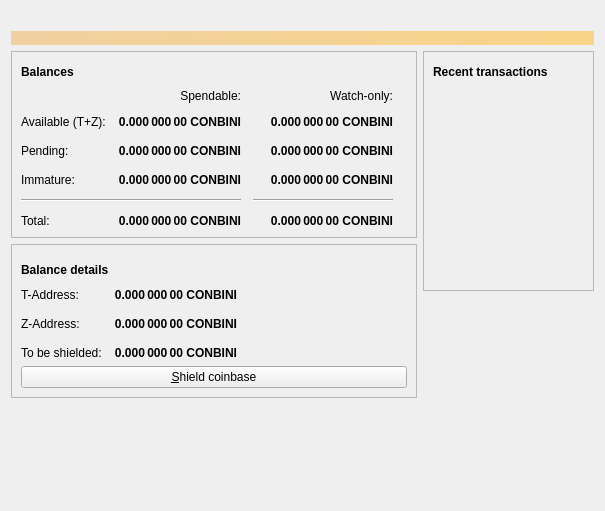
<?xml version="1.0" encoding="UTF-8"?>
<ui version="4.0">
 <class>OverviewPage</class>
 <widget class="QWidget" name="OverviewPage">
  <property name="geometry">
   <rect>
    <x>0</x>
    <y>0</y>
    <width>605</width>
    <height>511</height>
   </rect>
  </property>
  <property name="windowTitle">
   <string>Form</string>
  </property>
  <layout class="QVBoxLayout" name="topLayout">
   <item>
    <widget class="QLabel" name="labelLogo">
     <property name="text">
      <string/>
     </property>
     <property name="pixmap">
      <pixmap resource="../bitcoin.qrc">:/images/logo</pixmap>
     </property>
     <property name="margin">
      <number>10</number>
     </property>
    </widget>
   </item>
   <item>
    <widget class="QLabel" name="labelAlerts">
     <property name="visible">
      <bool>true</bool>
     </property>
     <property name="styleSheet">
      <string notr="true">QLabel { background-color: qlineargradient(x1: 0, y1: 0, x2: 1, y2: 0, stop:0 #F0D0A0, stop:1 #F8D488); color:#000000; }</string>
     </property>
     <property name="wordWrap">
      <bool>true</bool>
     </property>
     <property name="margin">
      <number>3</number>
     </property>
     <property name="textInteractionFlags">
      <set>Qt::TextSelectableByMouse</set>
     </property>
    </widget>
   </item>
   <item>
    <layout class="QHBoxLayout" name="horizontalLayout" stretch="0,1">
     <item>
      <layout class="QVBoxLayout" name="verticalLayout_2">
       <item>
        <widget class="QFrame" name="frame">
         <property name="frameShape">
          <enum>QFrame::StyledPanel</enum>
         </property>
         <property name="frameShadow">
          <enum>QFrame::Raised</enum>
         </property>
         <layout class="QVBoxLayout" name="verticalLayout_4">
          <item>
           <layout class="QHBoxLayout" name="horizontalLayout_4">
            <item>
             <widget class="QLabel" name="label_5">
              <property name="font">
               <font>
                <weight>75</weight>
                <bold>true</bold>
               </font>
              </property>
              <property name="text">
               <string>Balances</string>
              </property>
             </widget>
            </item>
            <item>
             <widget class="QPushButton" name="labelWalletStatus">
              <property name="enabled">
               <bool>true</bool>
              </property>
              <property name="maximumSize">
               <size>
                <width>30</width>
                <height>16777215</height>
               </size>
              </property>
              <property name="toolTip">
               <string>The displayed information may be out of date. Your wallet automatically synchronizes with the ConbiniCoin network after a connection is established, but this process has not completed yet.</string>
              </property>
              <property name="text">
               <string/>
              </property>
              <property name="icon">
               <iconset resource="../bitcoin.qrc">
                <normaloff>:/images/warning</normaloff>
                <normalon>:/images/warning</normalon>
                <disabledoff>:/images/warning</disabledoff>:/images/warning</iconset>
              </property>
              <property name="iconSize">
               <size>
                <width>24</width>
                <height>24</height>
               </size>
              </property>
              <property name="flat">
               <bool>true</bool>
              </property>
             </widget>
            </item>
            <item>
             <spacer name="horizontalSpacer_3">
              <property name="orientation">
               <enum>Qt::Horizontal</enum>
              </property>
              <property name="sizeHint" stdset="0">
               <size>
                <width>40</width>
                <height>20</height>
               </size>
              </property>
             </spacer>
            </item>
           </layout>
          </item>
          <item>
           <layout class="QGridLayout" name="gridLayout">
            <property name="spacing">
             <number>12</number>
            </property>
            <item row="2" column="2">
             <widget class="QLabel" name="labelWatchPending">
              <property name="font">
               <font>
                <weight>75</weight>
                <bold>true</bold>
               </font>
              </property>
              <property name="cursor">
               <cursorShape>IBeamCursor</cursorShape>
              </property>
              <property name="toolTip">
               <string>Unconfirmed transactions to watch-only addresses</string>
              </property>
              <property name="text">
               <string notr="true">0.000 000 00 CONBINI</string>
              </property>
              <property name="alignment">
               <set>Qt::AlignRight|Qt::AlignTrailing|Qt::AlignVCenter</set>
              </property>
              <property name="textInteractionFlags">
               <set>Qt::LinksAccessibleByMouse|Qt::TextSelectableByKeyboard|Qt::TextSelectableByMouse</set>
              </property>
             </widget>
            </item>
            <item row="2" column="1">
             <widget class="QLabel" name="labelUnconfirmed">
              <property name="font">
               <font>
                <weight>75</weight>
                <bold>true</bold>
               </font>
              </property>
              <property name="cursor">
               <cursorShape>IBeamCursor</cursorShape>
              </property>
              <property name="toolTip">
               <string>Total of transactions that have yet to be confirmed, and do not yet count toward the spendable balance</string>
              </property>
              <property name="text">
               <string notr="true">0.000 000 00 CONBINI</string>
              </property>
              <property name="alignment">
               <set>Qt::AlignRight|Qt::AlignTrailing|Qt::AlignVCenter</set>
              </property>
              <property name="textInteractionFlags">
               <set>Qt::LinksAccessibleByMouse|Qt::TextSelectableByKeyboard|Qt::TextSelectableByMouse</set>
              </property>
             </widget>
            </item>
            <item row="3" column="2">
             <widget class="QLabel" name="labelWatchImmature">
              <property name="font">
               <font>
                <weight>75</weight>
                <bold>true</bold>
               </font>
              </property>
              <property name="cursor">
               <cursorShape>IBeamCursor</cursorShape>
              </property>
              <property name="toolTip">
               <string>Mined balance in watch-only addresses that has not yet matured</string>
              </property>
              <property name="text">
               <string notr="true">0.000 000 00 CONBINI</string>
              </property>
              <property name="alignment">
               <set>Qt::AlignRight|Qt::AlignTrailing|Qt::AlignVCenter</set>
              </property>
              <property name="textInteractionFlags">
               <set>Qt::LinksAccessibleByMouse|Qt::TextSelectableByKeyboard|Qt::TextSelectableByMouse</set>
              </property>
             </widget>
            </item>
            <item row="4" column="0" colspan="2">
             <widget class="Line" name="line">
              <property name="orientation">
               <enum>Qt::Horizontal</enum>
              </property>
             </widget>
            </item>
            <item row="4" column="2">
             <widget class="Line" name="lineWatchBalance">
              <property name="sizePolicy">
               <sizepolicy hsizetype="Preferred" vsizetype="Fixed">
                <horstretch>0</horstretch>
                <verstretch>0</verstretch>
               </sizepolicy>
              </property>
              <property name="minimumSize">
               <size>
                <width>140</width>
                <height>0</height>
               </size>
              </property>
              <property name="orientation">
               <enum>Qt::Horizontal</enum>
              </property>
             </widget>
            </item>
            <item row="5" column="0">
             <widget class="QLabel" name="labelTotalText">
              <property name="text">
               <string>Total:</string>
              </property>
             </widget>
            </item>
            <item row="3" column="1">
             <widget class="QLabel" name="labelImmature">
              <property name="font">
               <font>
                <weight>75</weight>
                <bold>true</bold>
               </font>
              </property>
              <property name="cursor">
               <cursorShape>IBeamCursor</cursorShape>
              </property>
              <property name="toolTip">
               <string>Mined balance that has not yet matured</string>
              </property>
              <property name="text">
               <string notr="true">0.000 000 00 CONBINI</string>
              </property>
              <property name="alignment">
               <set>Qt::AlignRight|Qt::AlignTrailing|Qt::AlignVCenter</set>
              </property>
              <property name="textInteractionFlags">
               <set>Qt::LinksAccessibleByMouse|Qt::TextSelectableByKeyboard|Qt::TextSelectableByMouse</set>
              </property>
             </widget>
            </item>
            <item row="2" column="3">
             <spacer name="horizontalSpacer_2">
              <property name="orientation">
               <enum>Qt::Horizontal</enum>
              </property>
              <property name="sizeHint" stdset="0">
               <size>
                <width>40</width>
                <height>20</height>
               </size>
              </property>
             </spacer>
            </item>
            <item row="3" column="0">
             <widget class="QLabel" name="labelImmatureText">
              <property name="text">
               <string>Immature:</string>
              </property>
             </widget>
            </item>
            <item row="5" column="1">
             <widget class="QLabel" name="labelTotal">
              <property name="font">
               <font>
                <weight>75</weight>
                <bold>true</bold>
               </font>
              </property>
              <property name="cursor">
               <cursorShape>IBeamCursor</cursorShape>
              </property>
              <property name="toolTip">
               <string>Your current total balance</string>
              </property>
              <property name="text">
               <string notr="true">0.000 000 00 CONBINI</string>
              </property>
              <property name="alignment">
               <set>Qt::AlignRight|Qt::AlignTrailing|Qt::AlignVCenter</set>
              </property>
              <property name="textInteractionFlags">
               <set>Qt::LinksAccessibleByMouse|Qt::TextSelectableByKeyboard|Qt::TextSelectableByMouse</set>
              </property>
             </widget>
            </item>
            <item row="5" column="2">
             <widget class="QLabel" name="labelWatchTotal">
              <property name="font">
               <font>
                <weight>75</weight>
                <bold>true</bold>
               </font>
              </property>
              <property name="cursor">
               <cursorShape>IBeamCursor</cursorShape>
              </property>
              <property name="toolTip">
               <string>Current total balance in watch-only addresses</string>
              </property>
              <property name="text">
               <string notr="true">0.000 000 00 CONBINI</string>
              </property>
              <property name="alignment">
               <set>Qt::AlignRight|Qt::AlignTrailing|Qt::AlignVCenter</set>
              </property>
              <property name="textInteractionFlags">
               <set>Qt::LinksAccessibleByMouse|Qt::TextSelectableByKeyboard|Qt::TextSelectableByMouse</set>
              </property>
             </widget>
            </item>
            <item row="0" column="2">
             <widget class="QLabel" name="labelWatchonly">
              <property name="text">
               <string>Watch-only:</string>
              </property>
              <property name="alignment">
               <set>Qt::AlignRight|Qt::AlignTrailing|Qt::AlignVCenter</set>
              </property>
             </widget>
            </item>
            <item row="1" column="0">
             <widget class="QLabel" name="labelBalanceText">
              <property name="text">
               <string>Available (T+Z):</string>
              </property>
             </widget>
            </item>
            <item row="1" column="1">
             <widget class="QLabel" name="labelBalance">
              <property name="font">
               <font>
                <weight>75</weight>
                <bold>true</bold>
               </font>
              </property>
              <property name="cursor">
               <cursorShape>IBeamCursor</cursorShape>
              </property>
              <property name="toolTip">
               <string>Your current spendable balance</string>
              </property>
              <property name="text">
               <string notr="true">0.000 000 00 CONBINI</string>
              </property>
              <property name="alignment">
               <set>Qt::AlignRight|Qt::AlignTrailing|Qt::AlignVCenter</set>
              </property>
              <property name="textInteractionFlags">
               <set>Qt::LinksAccessibleByMouse|Qt::TextSelectableByKeyboard|Qt::TextSelectableByMouse</set>
              </property>
             </widget>
            </item>
            <item row="1" column="2">
             <widget class="QLabel" name="labelWatchAvailable">
              <property name="font">
               <font>
                <weight>75</weight>
                <bold>true</bold>
               </font>
              </property>
              <property name="cursor">
               <cursorShape>IBeamCursor</cursorShape>
              </property>
              <property name="toolTip">
               <string>Your current balance in watch-only addresses</string>
              </property>
              <property name="text">
               <string notr="true">0.000 000 00 CONBINI</string>
              </property>
              <property name="alignment">
               <set>Qt::AlignRight|Qt::AlignTrailing|Qt::AlignVCenter</set>
              </property>
              <property name="textInteractionFlags">
               <set>Qt::LinksAccessibleByMouse|Qt::TextSelectableByKeyboard|Qt::TextSelectableByMouse</set>
              </property>
             </widget>
            </item>
            <item row="2" column="0">
             <widget class="QLabel" name="labelPendingText">
              <property name="text">
               <string>Pending:</string>
              </property>
             </widget>
            </item>
            <item row="0" column="1">
             <widget class="QLabel" name="labelSpendable">
              <property name="text">
               <string>Spendable:</string>
              </property>
              <property name="alignment">
               <set>Qt::AlignRight|Qt::AlignTrailing|Qt::AlignVCenter</set>
              </property>
             </widget>
            </item>
           </layout>
          </item>
         </layout>
        </widget>
       </item>
       <item>
        <widget class="QFrame" name="frame_3">
         <property name="frameShape">
          <enum>QFrame::StyledPanel</enum>
         </property>
         <property name="frameShadow">
          <enum>QFrame::Raised</enum>
         </property>
         <layout class="QGridLayout" name="gridLayout_3">
          <property name="bottomMargin">
           <number>9</number>
          </property>
          <item row="0" column="0">
           <layout class="QHBoxLayout" name="horizontalLayout_3">
            <property name="spacing">
             <number>6</number>
            </property>
            <property name="topMargin">
             <number>6</number>
            </property>
            <property name="rightMargin">
             <number>0</number>
            </property>
            <property name="bottomMargin">
             <number>2</number>
            </property>
            <item>
             <widget class="QLabel" name="label_6">
              <property name="font">
               <font>
                <weight>75</weight>
                <bold>true</bold>
               </font>
              </property>
              <property name="text">
               <string>Balance details</string>
              </property>
             </widget>
            </item>
            <item>
             <spacer name="horizontalSpacer_5">
              <property name="orientation">
               <enum>Qt::Horizontal</enum>
              </property>
              <property name="sizeHint" stdset="0">
               <size>
                <width>40</width>
                <height>20</height>
               </size>
              </property>
             </spacer>
            </item>
           </layout>
          </item>
          <item row="1" column="0">
           <layout class="QGridLayout" name="gridLayout_2">
            <property name="topMargin">
             <number>0</number>
            </property>
            <property name="bottomMargin">
             <number>0</number>
            </property>
            <property name="spacing">
             <number>12</number>
            </property>
            <item row="2" column="0">
             <widget class="QLabel" name="labelUnshieldedText">
              <property name="text">
               <string>To be shielded:</string>
              </property>
             </widget>
            </item>
            <item row="1" column="0">
             <widget class="QLabel" name="labelZBalanceText">
              <property name="text">
               <string>Z-Address:</string>
              </property>
             </widget>
            </item>
            <item row="0" column="1">
             <widget class="QLabel" name="labelTBalance">
              <property name="font">
               <font>
                <weight>75</weight>
                <bold>true</bold>
               </font>
              </property>
              <property name="cursor">
               <cursorShape>IBeamCursor</cursorShape>
              </property>
              <property name="toolTip">
               <string>Your current T-balance</string>
              </property>
              <property name="text">
               <string notr="true">0.000 000 00 CONBINI</string>
              </property>
              <property name="alignment">
               <set>Qt::AlignRight|Qt::AlignTrailing|Qt::AlignVCenter</set>
              </property>
              <property name="textInteractionFlags">
               <set>Qt::LinksAccessibleByMouse|Qt::TextSelectableByKeyboard|Qt::TextSelectableByMouse</set>
              </property>
             </widget>
            </item>
            <item row="2" column="1">
             <widget class="QLabel" name="labelUnshielded">
              <property name="font">
               <font>
                <weight>75</weight>
                <bold>true</bold>
               </font>
              </property>
              <property name="cursor">
               <cursorShape>IBeamCursor</cursorShape>
              </property>
              <property name="toolTip">
               <string>Unshielded balance that must be tranfer to z-addr before could be spent</string>
              </property>
              <property name="text">
               <string notr="true">0.000 000 00 CONBINI</string>
              </property>
              <property name="alignment">
               <set>Qt::AlignRight|Qt::AlignTrailing|Qt::AlignVCenter</set>
              </property>
              <property name="textInteractionFlags">
               <set>Qt::LinksAccessibleByMouse|Qt::TextSelectableByKeyboard|Qt::TextSelectableByMouse</set>
              </property>
             </widget>
            </item>
            <item row="0" column="0">
             <widget class="QLabel" name="labelTBalanceText">
              <property name="text">
               <string>T-Address:</string>
              </property>
             </widget>
            </item>
            <item row="1" column="1">
             <widget class="QLabel" name="labelZBalance">
              <property name="font">
               <font>
                <weight>75</weight>
                <bold>true</bold>
               </font>
              </property>
              <property name="cursor">
               <cursorShape>IBeamCursor</cursorShape>
              </property>
              <property name="toolTip">
               <string>Your current Z-balance</string>
              </property>
              <property name="text">
               <string notr="true">0.000 000 00 CONBINI</string>
              </property>
              <property name="alignment">
               <set>Qt::AlignRight|Qt::AlignTrailing|Qt::AlignVCenter</set>
              </property>
              <property name="textInteractionFlags">
               <set>Qt::LinksAccessibleByMouse|Qt::TextSelectableByKeyboard|Qt::TextSelectableByMouse</set>
              </property>
             </widget>
            </item>
            <item row="1" column="2">
             <spacer name="horizontalSpacer_4">
              <property name="orientation">
               <enum>Qt::Horizontal</enum>
              </property>
              <property name="sizeHint" stdset="0">
               <size>
                <width>40</width>
                <height>20</height>
               </size>
              </property>
             </spacer>
            </item>
           </layout>
          </item>
          <item row="2" column="0">
           <layout class="QFormLayout" name="formLayout">
            <item row="0" column="0" colspan="2">
             <widget class="QPushButton" name="shieldCoinsButton">
              <property name="minimumSize">
               <size>
                <width>150</width>
                <height>0</height>
               </size>
              </property>
              <property name="maximumSize">
               <size>
                <width>16777215</width>
                <height>16777215</height>
               </size>
              </property>
              <property name="toolTip">
               <string>Shield coinbase into z-address</string>
              </property>
              <property name="text">
               <string>&amp;Shield coinbase</string>
              </property>
              <property name="icon">
               <iconset resource="../bitcoin.qrc">
                <normaloff>:/images/shield-warning</normaloff>:/images/shield-warning</iconset>
              </property>
              <property name="iconSize">
               <size>
                <width>16</width>
                <height>16</height>
               </size>
              </property>
              <property name="checkable">
               <bool>false</bool>
              </property>
              <property name="autoExclusive">
               <bool>false</bool>
              </property>
              <property name="autoDefault">
               <bool>false</bool>
              </property>
              <property name="default">
               <bool>false</bool>
              </property>
              <property name="flat">
               <bool>false</bool>
              </property>
             </widget>
            </item>
           </layout>
          </item>
         </layout>
        </widget>
       </item>
       <item>
        <spacer name="verticalSpacer">
         <property name="orientation">
          <enum>Qt::Vertical</enum>
         </property>
         <property name="sizeHint" stdset="0">
          <size>
           <width>20</width>
           <height>40</height>
          </size>
         </property>
        </spacer>
       </item>
      </layout>
     </item>
     <item>
      <layout class="QVBoxLayout" name="verticalLayout_3">
       <item>
        <widget class="QFrame" name="frame_2">
         <property name="frameShape">
          <enum>QFrame::StyledPanel</enum>
         </property>
         <property name="frameShadow">
          <enum>QFrame::Raised</enum>
         </property>
         <layout class="QVBoxLayout" name="verticalLayout">
          <item>
           <layout class="QHBoxLayout" name="horizontalLayout_2">
            <item>
             <widget class="QLabel" name="label_4">
              <property name="font">
               <font>
                <weight>75</weight>
                <bold>true</bold>
               </font>
              </property>
              <property name="text">
               <string>Recent transactions</string>
              </property>
             </widget>
            </item>
            <item>
             <widget class="QPushButton" name="labelTransactionsStatus">
              <property name="enabled">
               <bool>true</bool>
              </property>
              <property name="maximumSize">
               <size>
                <width>30</width>
                <height>16777215</height>
               </size>
              </property>
              <property name="toolTip">
               <string>The displayed information may be out of date. Your wallet automatically synchronizes with the ConbiniCoin network after a connection is established, but this process has not completed yet.</string>
              </property>
              <property name="text">
               <string/>
              </property>
              <property name="icon">
               <iconset resource="../bitcoin.qrc">
                <normaloff>:/images/warning</normaloff>
                <disabledoff>:/images/warning</disabledoff>:/images/warning</iconset>
              </property>
              <property name="iconSize">
               <size>
                <width>24</width>
                <height>24</height>
               </size>
              </property>
              <property name="flat">
               <bool>true</bool>
              </property>
             </widget>
            </item>
            <item>
             <spacer name="horizontalSpacer">
              <property name="orientation">
               <enum>Qt::Horizontal</enum>
              </property>
              <property name="sizeHint" stdset="0">
               <size>
                <width>40</width>
                <height>20</height>
               </size>
              </property>
             </spacer>
            </item>
           </layout>
          </item>
          <item>
           <widget class="QListView" name="listTransactions">
            <property name="styleSheet">
             <string notr="true">QListView { background: transparent; }</string>
            </property>
            <property name="frameShape">
             <enum>QFrame::NoFrame</enum>
            </property>
            <property name="verticalScrollBarPolicy">
             <enum>Qt::ScrollBarAlwaysOff</enum>
            </property>
            <property name="horizontalScrollBarPolicy">
             <enum>Qt::ScrollBarAlwaysOff</enum>
            </property>
            <property name="selectionMode">
             <enum>QAbstractItemView::NoSelection</enum>
            </property>
           </widget>
          </item>
         </layout>
        </widget>
       </item>
       <item>
        <spacer name="verticalSpacer_2">
         <property name="orientation">
          <enum>Qt::Vertical</enum>
         </property>
         <property name="sizeHint" stdset="0">
          <size>
           <width>20</width>
           <height>40</height>
          </size>
         </property>
        </spacer>
       </item>
      </layout>
     </item>
    </layout>
   </item>
  </layout>
 </widget>
 <resources>
  <include location="../bitcoin.qrc"/>
 </resources>
 <connections/>
</ui>
